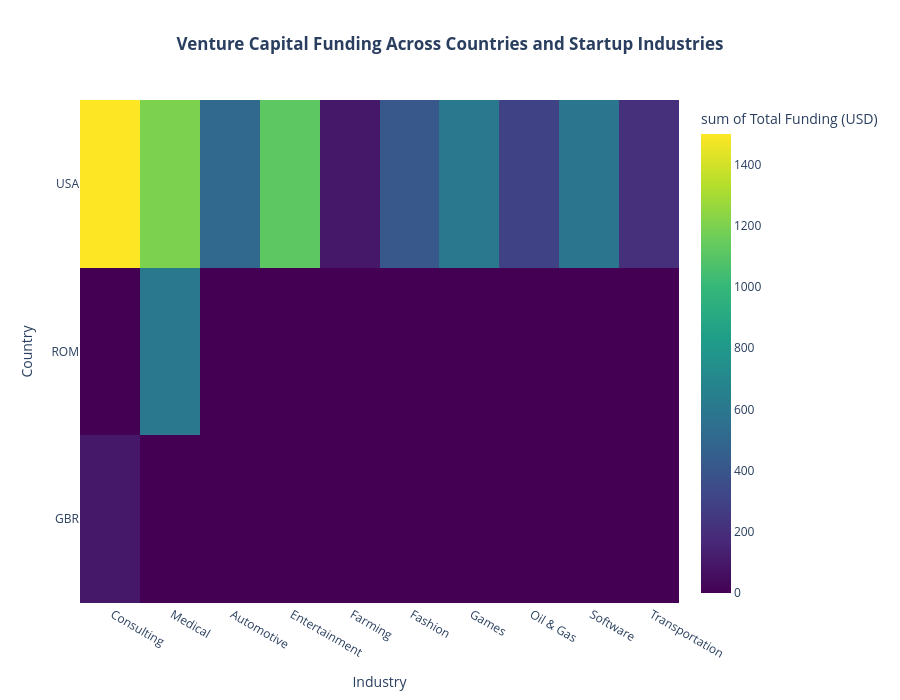

The notebook cell this image was saved under:
### Code cell
import plotly.express as px

fig = px.density_heatmap(
    heatmap_data,
    x="market",
    y="country_code",
    z="funding_total_usd",
    color_continuous_scale="Viridis",
    title="<b>Venture Capital Funding Across Countries and Startup Industries</b>",
    labels={
        "market": "Industry",
        "country_code": "Country",
        "funding_total_usd": "Total Funding (USD)"
    }
)

fig.update_layout(
    template="plotly_white",
    title_x=0.5,
    height=700
)

fig.show()

### Figure 1 — Plotly figure (JSON) as saved in the notebook; plotly's stock layout.template omitted (floating-point values rounded to 4 significant figures)
{"data": [{"coloraxis": "coloraxis", "histfunc": "sum", "hovertemplate": "Industry=%{x}<br>Country=%{y}<br>sum of Total Funding (USD)=%{z}<extra></extra>", "name": "", "type": "histogram2d", "x": [" Consulting ", " Medical ", " Automotive ", " Consulting ", " Entertainment ", " Farming ", " Fashion ", " Games ", " Medical ", " Oil & Gas ", " Software ", " Transportation "], "xaxis": "x", "xbingroup": "x", "y": ["GBR", "ROM", "USA", "USA", "USA", "USA", "USA", "USA", "USA", "USA", "USA", "USA"], "yaxis": "y", "ybingroup": "y", "z": [100.0, 600.0, 500.0, 1500.0, 1117.0, 100.0, 410.0, 600.0, 1200.0, 300.0, 590.0, 200.0]}], "layout": {"coloraxis": {"colorbar": {"title": {"text": "sum of Total Funding (USD)"}}, "colorscale": [[0, "#440154"], [0.1111, "#482878"], [0.2222, "#3e4989"], [0.3333, "#31688e"], [0.4444, "#26828e"], [0.5556, "#1f9e89"], [0.6667, "#35b779"], [0.7778, "#6ece58"], [0.8889, "#b5de2b"], [1, "#fde725"]]}, "height": 700, "legend": {"tracegroupgap": 0}, "title": {"text": "<b>Venture Capital Funding Across Countries and Startup Industries</b>", "x": 0.5}, "xaxis": {"anchor": "y", "domain": [0, 1], "title": {"text": "Industry"}}, "yaxis": {"anchor": "x", "domain": [0, 1], "title": {"text": "Country"}}}}
